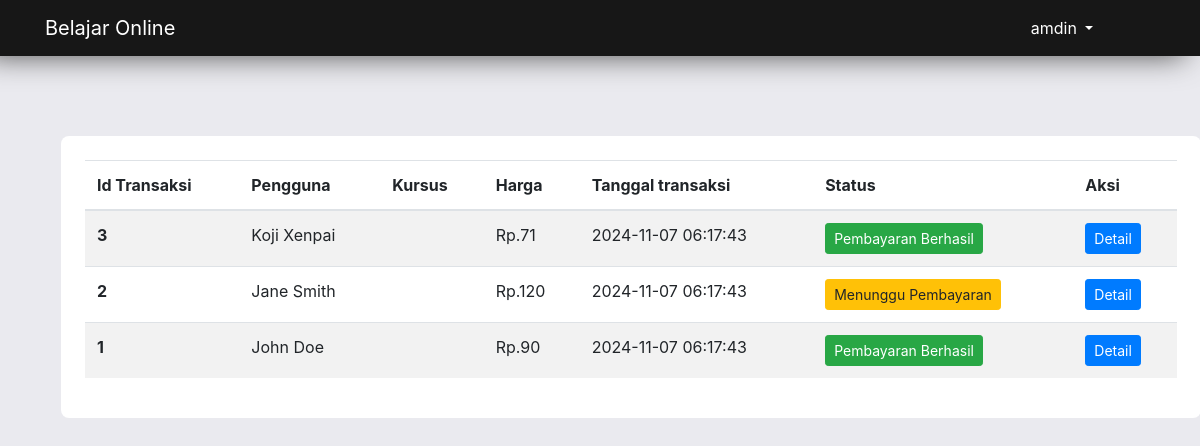
Before: /admin/transactions.php (signed in) with the older database file.
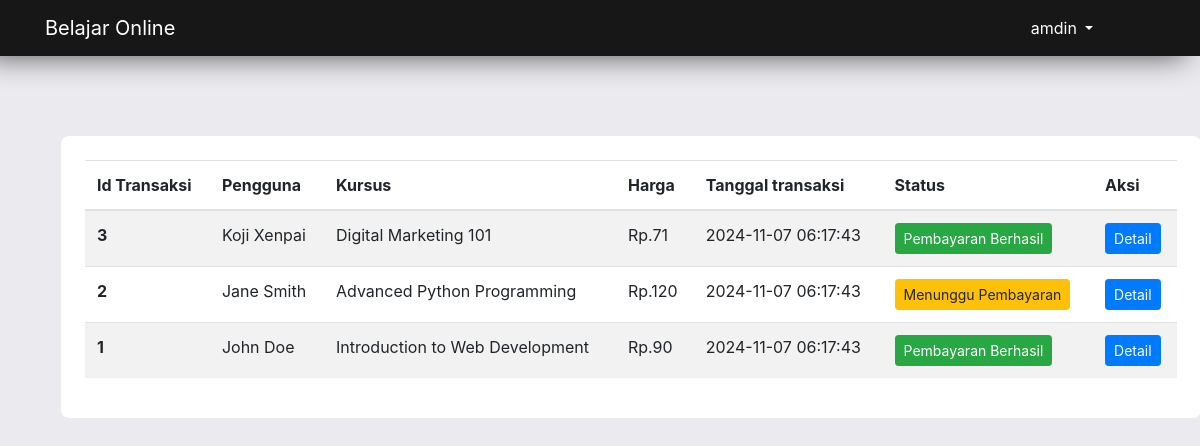
After: the same page with the newer database file.
### tables this page shows
CREATE TABLE purchases (
    id INT AUTO_INCREMENT PRIMARY KEY,
    user_id INT NOT NULL,
    course_id INT NOT NULL,
    status ENUM('pending', 'confirmed', 'canceled') DEFAULT 'pending',
    voucher_code VARCHAR(50) NULL,
    total_price DECIMAL(10, 2),
    bank VARCHAR(200),
    bank_account_name VARCHAR(200),
    bank_account_number VARCHAR(200),
    payment_proof VARCHAR(255) NULL,
    created_at TIMESTAMP DEFAULT CURRENT_TIMESTAMP,
    updated_at TIMESTAMP DEFAULT CURRENT_TIMESTAMP ON UPDATE CURRENT_TIMESTAMP,
    FOREIGN KEY (user_id) REFERENCES users(id) ON DELETE CASCADE,
    FOREIGN KEY (course_id) REFERENCES courses(id) ON DELETE CASCADE
);

CREATE TABLE users (
    id INT AUTO_INCREMENT PRIMARY KEY,
    name VARCHAR(255) NOT NULL,
    email VARCHAR(255) UNIQUE NOT NULL,
    password VARCHAR(255) NOT NULL,
    avatar VARCHAR(255),
    bio TEXT,
    created_at TIMESTAMP DEFAULT CURRENT_TIMESTAMP,
    updated_at TIMESTAMP DEFAULT CURRENT_TIMESTAMP ON UPDATE CURRENT_TIMESTAMP
);

CREATE TABLE courses (
    id INT AUTO_INCREMENT PRIMARY KEY,
    title VARCHAR(255) NOT NULL,
    thumbnail VARCHAR(255) NOT NULL,
    description TEXT,
    price DECIMAL(10, 2) NOT NULL,
    status ENUM('draft', 'publish') DEFAULT 'draft',   
    created_at TIMESTAMP DEFAULT CURRENT_TIMESTAMP,
    updated_at TIMESTAMP DEFAULT CURRENT_TIMESTAMP ON UPDATE CURRENT_TIMESTAMP
);

### admin/transactions.php (the view, shortened to what this page needs)
<?php
include "../app/init.php";
$sql = mysqli_query($con, "
    SELECT
        purchases.id,
        purchases.status,
        purchases.voucher_code,
        purchases.total_price,
        purchases.bank,
        purchases.bank_account_name,
        purchases.bank_account_number,
        purchases.payment_proof,
        purchases.created_at,
        purchases.updated_at,
        users.id AS user_id,
        users.name AS user_name,
        users.email AS user_email,
        courses.id AS course_id,
        courses.title AS course_title
    FROM
        purchases
    JOIN
        users ON purchases.user_id = users.id
    JOIN
        courses ON purchases.course_id = courses.id
    ORDER BY
        purchases.id DESC
");
?>
<!DOCTYPE html>
<html lang="en">
<head>
    <link rel="stylesheet" href="../assets/css/bootstrap.min.css">
    <link rel="stylesheet" href="../assets/css/all.min.css">
</head>
<body>
    <nav class="position-fixed navbar navbar-expand-lg navbar-dark">
        <div class="container ">
            <a class="navbar-brand mr-5" href="./index.php">
                Belajar Online
            </a>
            <div class="collapse navbar-collapse" id="navbarNav">
                <ul class="navbar-nav text-uppercase mx-auto col-10">
                </ul>
                <div class="nav-item dropdown col-lg-3 col-md-6 ">
                    <a class="nav-link dropdown-toggle user cart text-white" href="#" id="navbarDropdown" role="button" data-toggle="dropdown" aria-haspopup="true" aria-expanded="false">
                        <?php
                        if (!isset($_SESSION['name'])) {
                            echo "user";
                        } else {
                            echo 'amdin';
                        }
                        ?>
                    </a>
                </div>
            </div>
        </div>
    </nav>
    <br>
    <section class="features pb-5 mt-5 mb-4">
        <div class="container mt-5">
            <div class="col-12 mb-2s  mt-2 p-3 ">
                <div class="main-page container mt-5 p-4 bg-white p-2">
                    <div class="table-responsive-sm">
                        <table class="table table-striped text-nowrap">
                            <thead>
                                <tr>
                                    <th scope="col">Id Transaksi</th>
                                    <th scope="col">Pengguna</th>
                                    <th scope="col">Kursus</th>
                                    <th scope="col">Harga</th>
                                    <th scope="col">Tanggal transaksi</th>
                                    <th scope="col">Status</th>
                                    <th scope="col">Aksi</th>
                                </tr>
                            </thead>
                            <tbody>
                                <?php
                                while ($transaction = mysqli_fetch_assoc($sql)) { ?>
                                    <tr>
                                        <th scope="row"><?= $transaction['id']; ?></th>
                                        <td><?= $transaction['user_name']; ?></td>
                                        <td><?= $transaction['course_title']; ?></td>
                                        <td>Rp.<?= number_format($transaction['total_price'], 0, ',', '.');  ?></td>
                                        <td><?= $transaction['created_at'] ?></td>
                                        <td>
                                            <?php if ($transaction['status'] == 'pending') { ?>
                                                <span class="btn btn-sm btn-warning">Menunggu Pembayaran</span>
                                            <?php } elseif ($transaction['status'] == 'confirmed') { ?>
                                                <span class="btn btn-sm btn-success">Pembayaran Berhasil</span>
                                            <?php } else { ?>
                                                <span class="btn btn-sm btn-danger">Transaksi Dibatalkan </span>
                                            <?php } ?>
                                        </td>
                                        <td><a class="btn btn-sm btn-primary" href="./transaction.php?id=<?= $transaction['id'] ?> ">Detail</a>
                                        </td>
                                    </tr>
                                <?php } ?>
                            </tbody>
                        </table>
                    </div>
                </div>
            </div>
        </div>
    </section>
</body>
</html>

### admin/transactions.php (style rules this page uses)
body { background: #EAEAEF; }
.navbar { background: #171717; position: fixed; left: 0; top: 0; right: 0; margin: auto; z-index: 10; box-shadow: -15px 0px 30px #4e4e4e; }
.nav-item { margin-right: 24px; font-weight: 400; }
.nav-link.user { font-size: 16px; }
.main-page { border-radius: 8px; }
a { text-decoration: none; color: #201f1f; }

Changed rows visible on the page:
changed through a linked row, purchases "Koji Xenpai": course.title (not shown) → "Digital Marketing 101"
changed through a linked row, purchases "Jane Smith": course.title (not shown) → "Advanced Python Programming"
changed through a linked row, purchases "John Doe": course.title (not shown) → "Introduction to Web Development"
